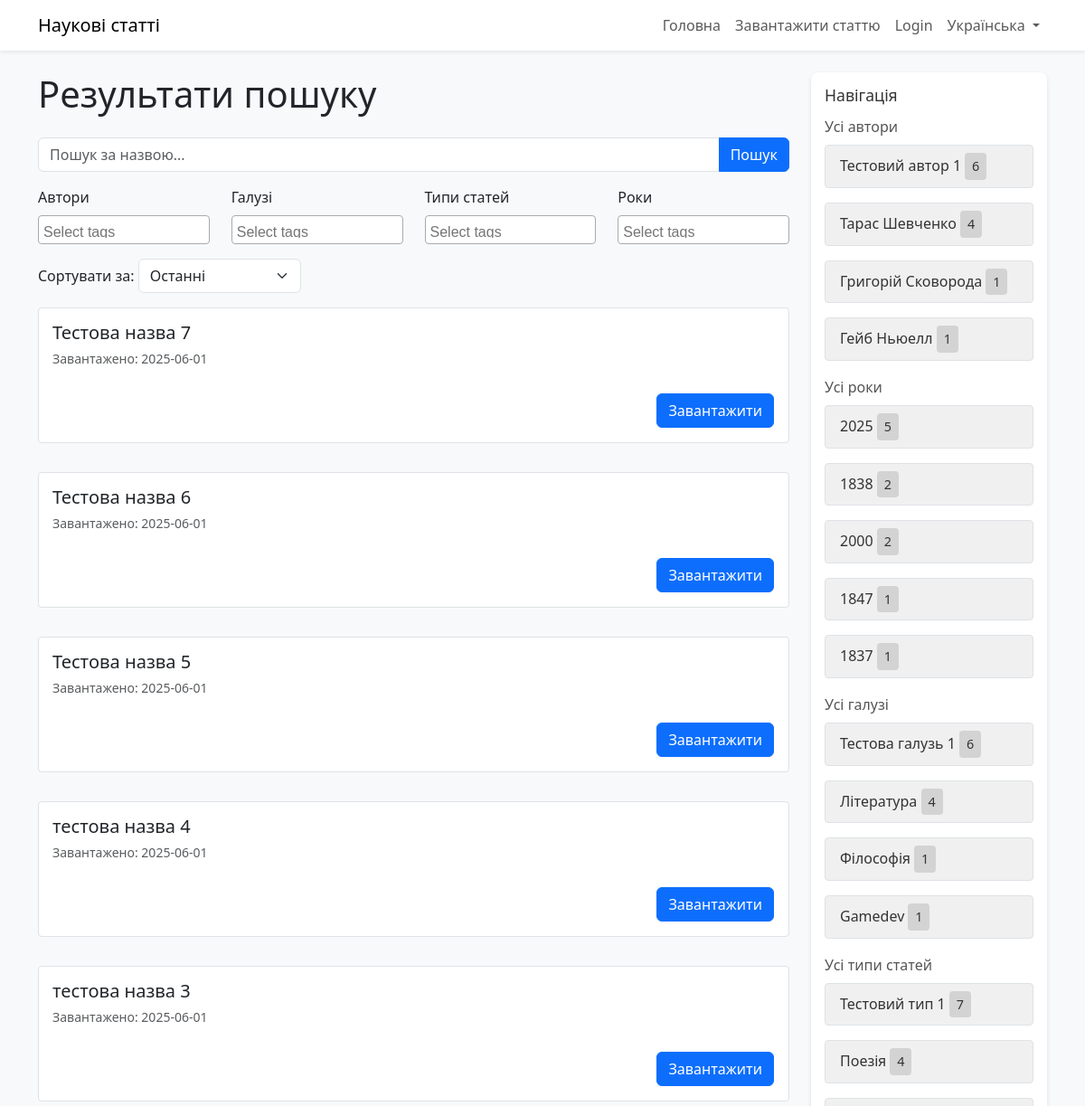
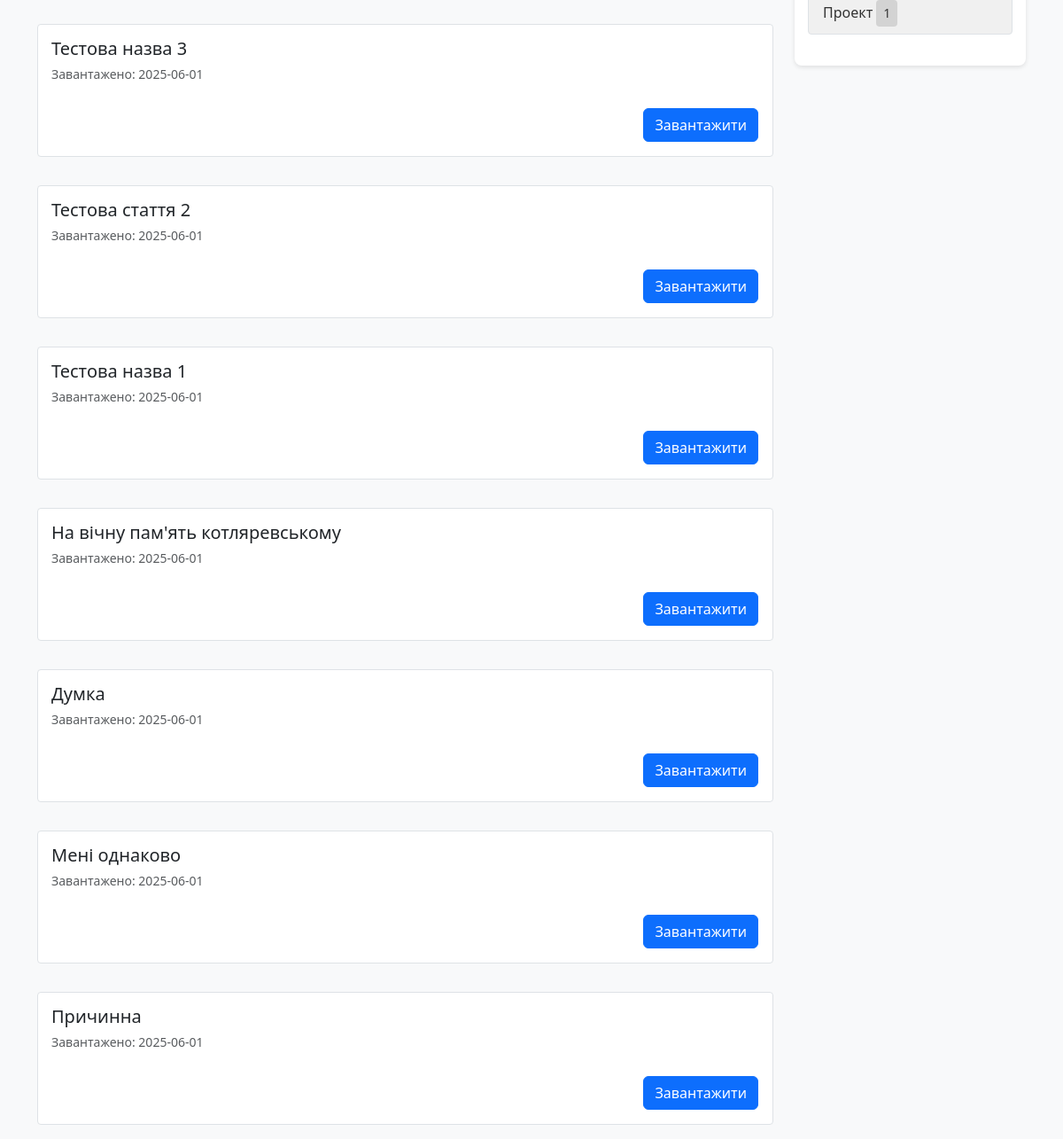
/uk/search/, run on the app's committed database (2 pictures, top to bottom).
### papers/models.py (models this page shows, shortened)
class Paper(models.Model):
    title = models.CharField(max_length=200)
    description = models.TextField()
    creation_year = models.IntegerField(null=True, blank=True)  # Made optional
    file = models.FileField(upload_to='papers/')
    upload_date = models.DateTimeField(auto_now_add=True)
    view_count = models.IntegerField(default=0)
    tags = models.ManyToManyField('Tag', related_name='papers')
    uploader_name = models.CharField(max_length=100, blank=True, null=True)  # For unauthenticated users
    STATUS_CHOICES = (
        ('pending', 'Pending'),
        ('approved', 'Approved'),
        ('rejected', 'Rejected'),
    )
    status = models.CharField(max_length=20, choices=STATUS_CHOICES, default='pending')

class Tag(models.Model):
    name = models.CharField(max_length=100)
    category = models.CharField(max_length=50)
    STATUS_CHOICES = (
        ('pending', 'Pending'),
        ('approved', 'Approved'),
        ('rejected', 'Rejected'),
    )
    status = models.CharField(max_length=20, choices=STATUS_CHOICES, default='approved')  # Existing tags are approved

### papers/views.py (the view)
# urls.py: path('search/', views.search_results, name='search_results'),
def search_results(request):
    query = request.GET.get('q', '')
    selected_author_tags = request.GET.getlist('tags_author')
    selected_field_tags = request.GET.getlist('tags_field')
    selected_paper_type_tags = request.GET.getlist('tags_paper_type')
    selected_year_tags = request.GET.getlist('tags_year')
    sort = request.GET.get('sort', 'latest')
    papers = Paper.objects.filter(status='approved')
    tags = {
        'author': Tag.objects.filter(category='author', status='approved')
                            .annotate(num_papers=Count('papers', filter=Q(papers__status='approved')))
                            .filter(num_papers__gt=0)
                            .order_by('-num_papers')[:5],
        'field': Tag.objects.filter(category='field', status='approved')
                           .annotate(num_papers=Count('papers', filter=Q(papers__status='approved')))
                           .filter(num_papers__gt=0)
                           .order_by('-num_papers')[:5],
        'paper_type': Tag.objects.filter(category='paper_type', status='approved')
                                .annotate(num_papers=Count('papers', filter=Q(papers__status='approved')))
                                .filter(num_papers__gt=0)
                                .order_by('-num_papers')[:5],
        'year': Tag.objects.filter(category='year', status='approved')
                          .annotate(num_papers=Count('papers', filter=Q(papers__status='approved')))
                          .filter(num_papers__gt=0)
                          .order_by('-num_papers')[:5],
    }
    if query:
        papers = papers.filter(Q(title__icontains=query) | Q(description__icontains=query))
    if selected_author_tags:
        papers = papers.filter(tags__id__in=selected_author_tags).distinct()
    if selected_field_tags:
        papers = papers.filter(tags__id__in=selected_field_tags).distinct()
    if selected_paper_type_tags:
        papers = papers.filter(tags__id__in=selected_paper_type_tags).distinct()
    if selected_year_tags:
        papers = papers.filter(tags__id__in=selected_year_tags).distinct()
    if sort == 'popular':
        papers = papers.order_by('-view_count')
    else:
        papers = papers.order_by('-upload_date')
    return render(request, 'papers/search_results.html', {
        'papers': papers,
        'tags': tags,
        'query': query,
        'selected_author_tags': selected_author_tags,
        'selected_field_tags': selected_field_tags,
        'selected_paper_type_tags': selected_paper_type_tags,
        'selected_year_tags': selected_year_tags,
        'sort': sort,
    })

### papers/templates/papers/search_results.html (shortened to what this page needs)
<!DOCTYPE html>
{% load i18n static %}
{% get_current_language as LANGUAGE_CODE %}
{% get_language_info for LANGUAGE_CODE as lang_info %}
<html lang="{{ LANGUAGE_CODE }}">
<head>
    <link href="https://cdn.jsdelivr.net/npm/bootstrap@5.3.0/dist/css/bootstrap.min.css" rel="stylesheet">
    <link href="https://cdn.jsdelivr.net/npm/select2@4.1.0-rc.0/dist/css/select2.min.css" rel="stylesheet">
    <link rel="stylesheet" href="{% static 'papers/css/styles.css' %}">
</head>
<body class="bg-light">
    <nav class="navbar navbar-expand-lg navbar-light bg-white shadow-sm">
        <div class="container">
            <a class="navbar-brand" href="{% url 'home' %}">{% trans "Наукові статті" %}</a>
            <div class="collapse navbar-collapse" id="navbarNav">
                <ul class="navbar-nav ms-auto">
                    <li class="nav-item">
                        <a class="nav-link" href="{% url 'home' %}">{% trans "Головна" %}</a>
                    </li>
                    <li class="nav-item">
                        <a class="nav-link" href="{% url 'upload_paper' %}">{% trans "Завантажити статтю" %}</a>
                    </li>
                    {% if user.is_authenticated %}
                    <li class="nav-item">
                        <a class="nav-link" href="{% url 'logout' %}">{% trans "Logout" %}</a>
                    </li>
                    {% else %}
                    <li class="nav-item">
                        <a class="nav-link" href="{% url 'login' %}">{% trans "Login" %}</a>
                    </li>
                    {% endif %}
                    <li class="nav-item dropdown">
                        <a class="nav-link dropdown-toggle" href="#" id="languageDropdown" role="button" data-bs-toggle="dropdown">
                            {{ lang_info.name_local }}
                        </a>
                    </li>
                </ul>
            </div>
        </div>
    </nav>
    <div class="container mt-4">
        <div class="row">
            <div class="col-lg-9">
                <h1 class="mb-4">{% trans "Результати пошуку" %}</h1>
                <form method="get" action="{% url 'search_results' %}">
                    <div class="input-group mb-3">
                        <input type="text" name="q" class="form-control" placeholder="{% trans 'Пошук за назвою...' %}" value="{{ query }}">
                        <button class="btn btn-primary" type="submit">{% trans "Пошук" %}</button>
                    </div>
                    <div class="row mb-3">
                        <div class="col-md-3">
                            <label for="tags_author" class="form-label">{% trans "Authors" %}</label>
                        </div>
                        <div class="col-md-3">
                            <label for="tags_field" class="form-label">{% trans "Fields" %}</label>
                        </div>
                        <div class="col-md-3">
                            <label for="tags_paper_type" class="form-label">{% trans "Paper Types" %}</label>
                        </div>
                        <div class="col-md-3">
                            <label for="tags_year" class="form-label">{% trans "Years" %}</label>
                        </div>
                    </div>
                    <div class="mb-3">
                        <label>{% trans "Сортувати за" %}:</label>
                        <select name="sort" class="form-select d-inline-block w-auto" onchange="this.form.submit()">
                            <option value="latest" {% if sort == 'latest' %}selected{% endif %}>{% trans "Останні" %}</option>
                        </select>
                    </div>
                    <div class="list-group">
                        {% for paper in papers %}
                        <div class="list-group-item mb-3 position-relative clickable-card" style="border: 1px solid #dee2e6 !important;">
                            <a href="{% url 'paper_detail' paper.id %}" class="d-block text-decoration-none text-dark" data-paper-id="{{ paper.id }}">
                                <h5 class="mb-1">{{ paper.title }}</h5>
                                <small class="text-muted">{% trans "Завантажено" %}: {{ paper.upload_date|date:"Y-m-d" }}</small>
                            </a>
                            <a href="{{ paper.file.url }}" class="btn btn-primary download-btn position-absolute bottom-0 end-0 m-3" download onclick="event.stopPropagation();">{% trans "Завантажити" %}</a>
                        </div>
                        {% empty %}
                        <p>{% trans "Статей не знайдено" %}</p>
                        {% endfor %}
                    </div>
                </form>
            </div>
            <div class="col-lg-3">
                <div class="sidebar">
                    <h5>{% trans "Навігація" %}</h5>
                    <div class="nav-section">
                        <h6>{% trans "All Authors" %}</h6>
                        <div class="list-group">
                            {% for tag in tags.author %}
                            <a href="{% url 'search_results' %}?tags_author={{ tag.id }}" class="list-group-item list-group-item-action tag-box">
                                {{ tag.name }} <span class="counter-box">{{ tag.num_papers|default:"0" }}</span>
                            </a>
                            {% empty %}
                            <div class="list-group-item">{% trans "No authors" %}</div>
                            {% endfor %}
                        </div>
                    </div>
                    <div class="nav-section">
                        <h6>{% trans "All Years" %}</h6>
                        <div class="list-group">
                            {% for tag in tags.year %}
                            <a href="{% url 'search_results' %}?tags_year={{ tag.id }}" class="list-group-item list-group-item-action tag-box">
                                {{ tag.name }} <span class="counter-box">{{ tag.num_papers|default:"0" }}</span>
                            </a>
                            {% empty %}
                            <div class="list-group-item">{% trans "No years" %}</div>
                            {% endfor %}
                        </div>
                    </div>
                    <div class="nav-section">
                        <h6>{% trans "All Fields" %}</h6>
                        <div class="list-group">
                            {% for tag in tags.field %}
                            <a href="{% url 'search_results' %}?tags_field={{ tag.id }}" class="list-group-item list-group-item-action tag-box">
                                {{ tag.name }} <span class="counter-box">{{ tag.num_papers|default:"0" }}</span>
                            </a>
                            {% empty %}
                            <div class="list-group-item">{% trans "No fields" %}</div>
                            {% endfor %}
                        </div>
                    </div>
                    <div class="nav-section">
                        <h6>{% trans "All Paper Types" %}</h6>
                        <div class="list-group">
                            {% for tag in tags.paper_type %}
                            <a href="{% url 'search_results' %}?tags_paper_type={{ tag.id }}" class="list-group-item list-group-item-action tag-box">
                                {{ tag.name }} <span class="counter-box">{{ tag.num_papers|default:"0" }}</span>
                            </a>
                            {% empty %}
                            <div class="list-group-item">{% trans "No paper types" %}</div>
                            {% endfor %}
                        </div>
                    </div>
                </div>
            </div>
        </div>
    </div>
</body>
</html>

### papers/static/papers/css/styles.css (style rules this page uses)
.tag-box { background-color: #f0f0f0; border-radius: 8px; text-decoration: none !important; color: #333; transition: background-color 0.2s; }
.counter-box { background-color: #d3d3d3; color: #333; padding: 4px 6px; border-radius: 4px; font-size: 0.9em; font-weight: 500; display: inline-block; text-align: center; min-width: 24px; }
.clickable-card { transition: background-color 0.2s; min-height: 150px; padding: 15px 15px 50px 15px; border: 1px solid #dee2e6 !important; border-radius: 4px; }
.list-group-item { border: 1px solid #dee2e6 !important; border-radius: 4px !important; }
.list-group-item + .list-group-item { margin-top: 1rem; }
.list-group-item-action.tag-box { text-decoration: none !important; }
.sidebar { background-color: #fff; padding: 15px; border-radius: 8px; box-shadow: 0 2px 5px rgba(0, 0, 0, 0.1); }
.sidebar h5 { margin-bottom: 15px; font-size: 1.1rem; color: #333; }
.nav-section { margin-bottom: 20px; }
.nav-section h6 { font-size: 1rem; margin-bottom: 10px; color: #555; }

### data on the page
Paper: title "Тестова назва 7", upload_date "2025-06-01"
Paper: title "Тестова назва 6", upload_date "2025-06-01"
Paper: title "Тестова назва 5", upload_date "2025-06-01"
Paper: title "тестова назва 4", upload_date "2025-06-01"
Paper: title "тестова назва 3", upload_date "2025-06-01"
Paper: title "Тестова назва 3", upload_date "2025-06-01"
Paper: title "Тестова стаття 2", upload_date "2025-06-01"
Paper: title "Тестова назва 1", upload_date "2025-06-01"
Paper: title "На вічну пам'ять котляревському", upload_date "2025-06-01"
Paper: title "Думка", upload_date "2025-06-01"
Paper: title "Мені однаково", upload_date "2025-06-01"
Paper: title "Причинна", upload_date "2025-06-01"
Tag: name "Тестовий автор 1", num_papers "6"
Tag: name "Тарас Шевченко", num_papers "4"
Tag: name "Григорій Сковорода", num_papers "1"
Tag: name "Гейб Ньюелл", num_papers "1"
Tag: name "2025", num_papers "5"
Tag: name "1838", num_papers "2"
Tag: name "2000", num_papers "2"
Tag: name "1847", num_papers "1"
Tag: name "1837", num_papers "1"
Tag: name "Тестова галузь 1", num_papers "6"
Tag: name "Література", num_papers "4"
Tag: name "Філософія", num_papers "1"
Tag: name "Gamedev", num_papers "1"
Tag: name "Тестовий тип 1", num_papers "7"
Tag: name "Поезія", num_papers "4"
Tag: name "Проект", num_papers "1"

### other printed values
{{ lang_info.name_local }} "Українська"
